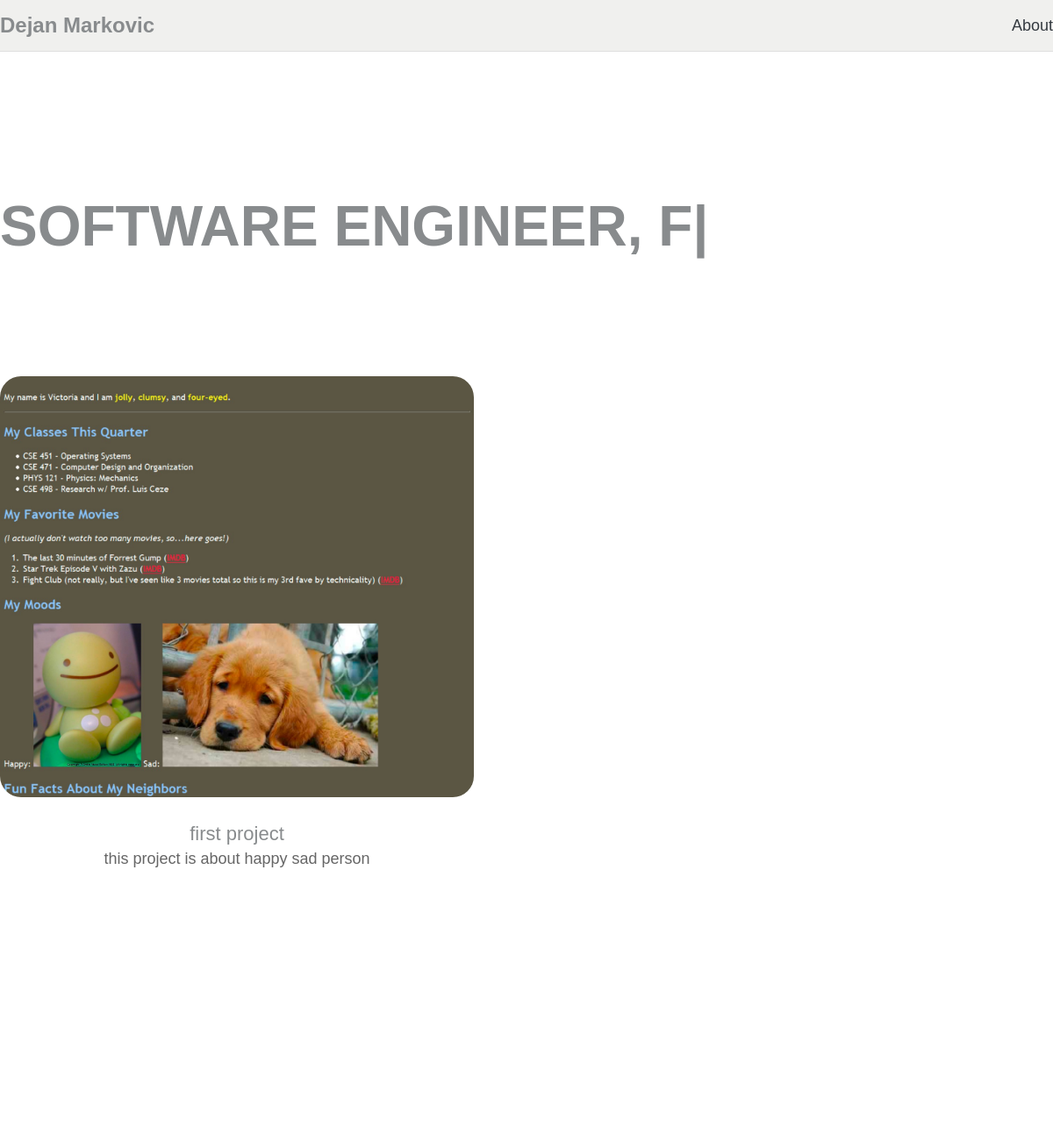
/ (upper part), run on an earlier commit of the app's database.
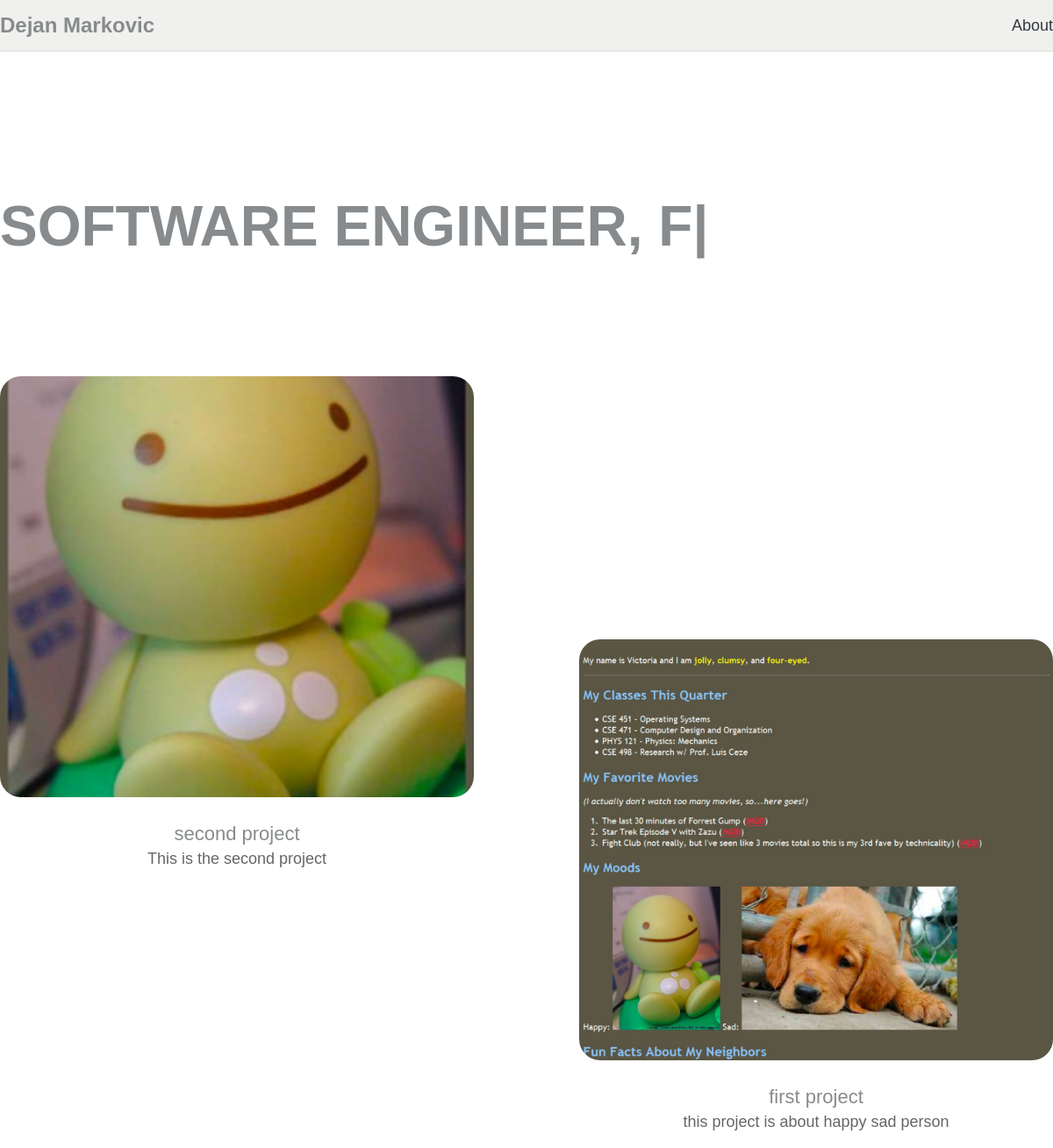
And on a later commit of the database.
### portfolio_app/models.py (models this page shows, shortened)
class ProjectModel(models.Model):
    image = models.ImageField(upload_to='portfolio_app/media/')
    title = models.CharField(max_length=255)
    short_name = models.CharField(max_length=50)
    slug = models.SlugField(max_length=255, unique=True, blank=True)
    created_at = models.DateTimeField(auto_now_add=True)

### portfolio_app/views.py (the view)
# urls.py: path('', views.portfolio_page_view, name='portfolio_page'),
def portfolio_page_view(request):
    context = {}
    context['page_title'] = 'Portfolio Page'
    projects = ProjectModel.objects.all().order_by('-created_at')
    user_profile = UserProfile.objects.first()
    summary = Summary.objects.first()
    context['summary'] = summary
    user_profile = UserProfile.objects.first()
    context['user_profile'] = user_profile
    if user_profile:
        context['user_email'] = user_profile.email if hasattr(user_profile, 'email') else None
        context['user_description'] = user_profile.description if hasattr(user_profile, 'description') else None
    else:
        context['user_email'] = None
        context['user_description'] = None
    context['projects'] = projects
    return render(request, 'portfolio_app/portfolio_page.html', context)

### portfolio_app/templates/portfolio_app/portfolio_page.html (shortened to what this page needs)
{% extends 'base.html' %}
{% load static %}
{% block content %}
<div class="toast-container position-fixed top-0 end-0 p-3">
</div>
{% if summary %}
		<div class="hero">
			<div class="typed-strings">
				<h1>{{ summary.summary }}</h1>
			</div>
			<h1 style = "font-family: 'Rosie', sans-serif !important; margin-top: 20px;" class="slide delay01 text-21 fw-600 text-uppercase mb-0 ms-n1"><span class="typed"></span></h1>
		</div>
{% else %}
{% if user.is_authenticated %}
	<div class="hero">
		<h1 style = "color: black;" class="slide delay01">No summary data available. Please <a style = "color: #888b8b; font-style: italic;" class="slide delay01" href="{% url 'add_summary' %}">add</a> your summary</h1>
	</div>
{% endif %}
{% endif %}
<div class="grid slide delay02">
	{% if projects %}
	{% for project in projects %}
	<div class="work-item">
	<a href="{% url 'project_detail' project.id %}">
		<div class="work-item-image">
			<img src="{{ project.image.url }}" alt="{{ project.title }}" loading="lazy">
		</div>
	</a>
		<div class="work-item-info" style = "margin-bottom: 100px;">
			<div style = "color: #888b8d" class="work-item-company">{{ project.title }}</div>
			<div class="work-item-description">{{ project.short_name }}</div>
		</div>
	</div>
	{% endfor %}
	{% else %}
<div class="about-me slide delay03">
	<div class="description">
		<p>No projects yet. Please <a href="{% url 'create_project' %}" style = "color: #888b8b; font-style: italic; padding-top: 0px; display: inline-block;">create</a> a project.</p>
	</div>
</div>
{% endif %}
</div>
{% if user_profile %}
    <div class="about-me slide delay03">
    </div>
{% endif %}
{% endblock %}

What changed in the data, as far as the page shows it:
added ProjectModel: image (picture), title "second project", short_name "This is the second project"
